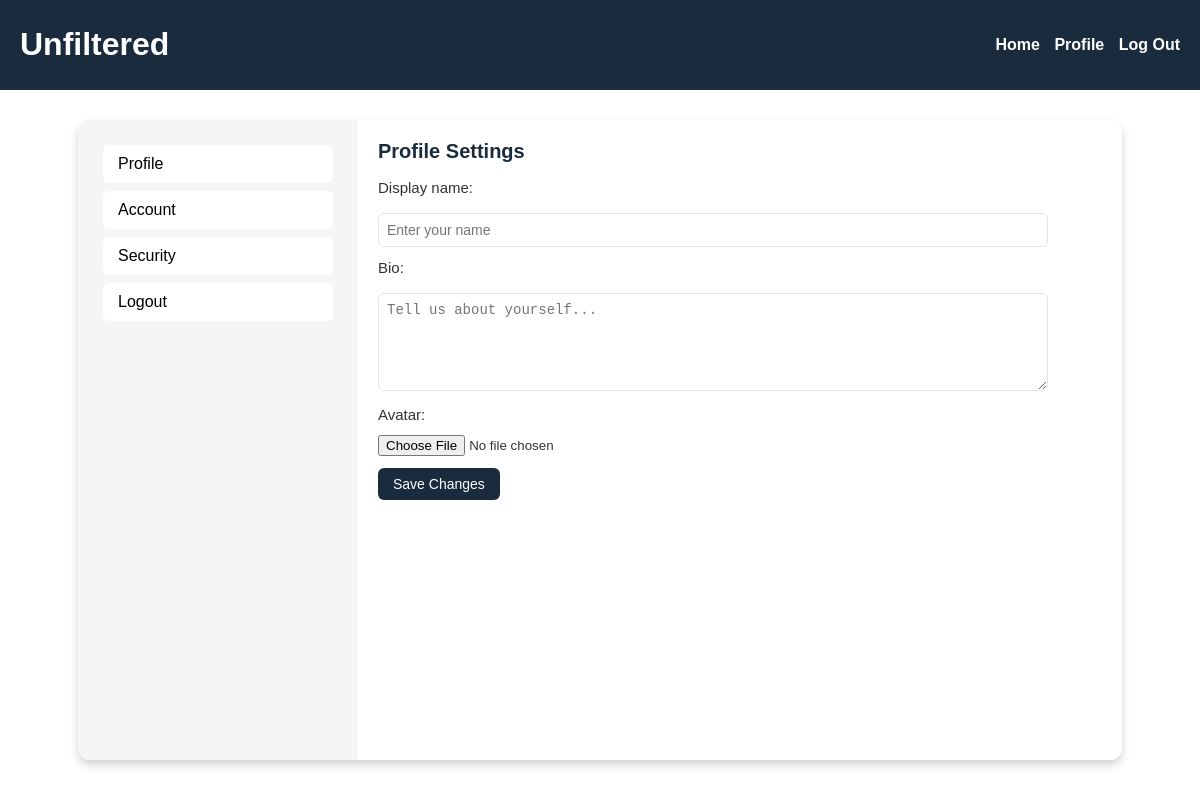
Before: /accounts/settings/ (signed in) with the older database file.
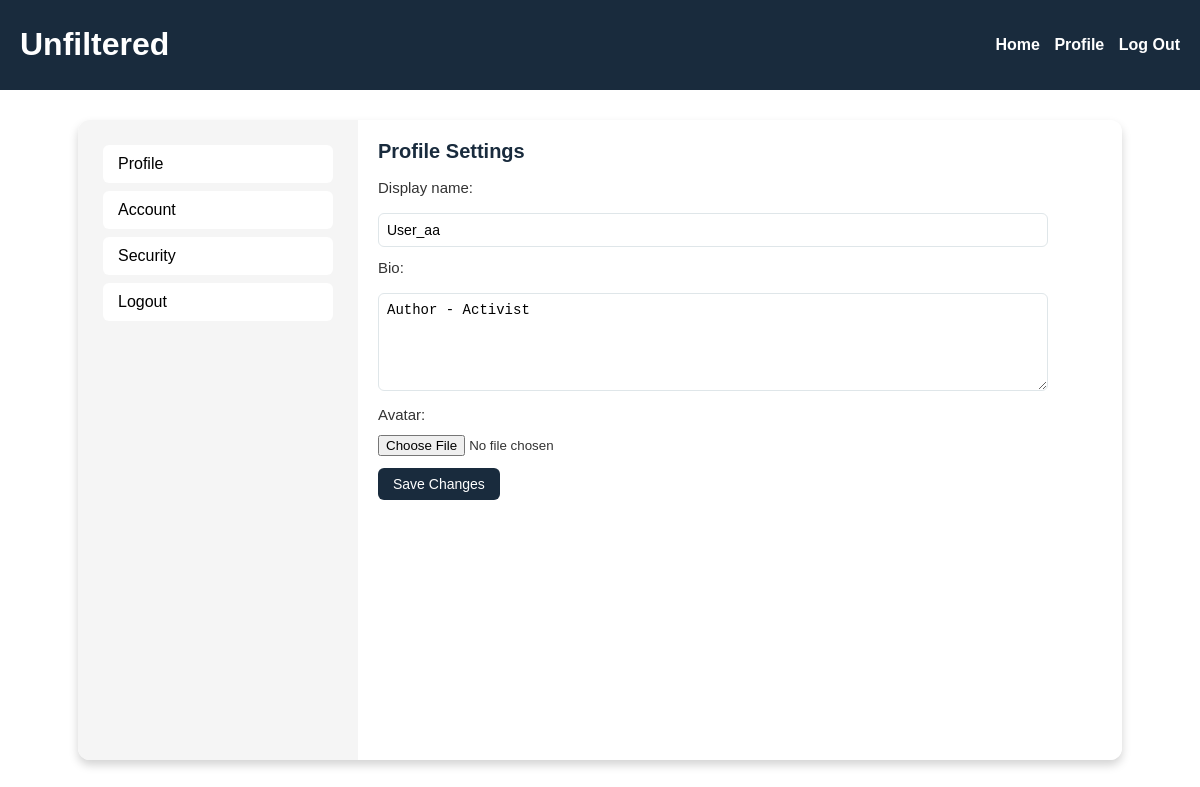
After: the same page with the newer database file.
### accounts/models.py (models this page shows, shortened)
class Profile(models.Model):
    user = models.OneToOneField(settings.AUTH_USER_MODEL, on_delete=models.CASCADE, related_name="profile")
    display_name = models.CharField(max_length=100, blank=True)
    bio = models.TextField(blank=True)
    avatar = models.ImageField(upload_to="avatars/", blank=True, null=True)

### accounts/views.py (the view)
# urls.py: path("settings/", views.settings_view, name="settings"),
@login_required
def settings_view(request):
    user = request.user
    if request.method == "POST":
        which = request.POST.get("which")
        if which == "account":
            uform = UserUpdateForm(request.POST, instance=user)
            pform = ProfileForm(instance=user)
            pwform = SecurityForm(user)
            if uform.is_valid():
                uform.save()
                messages.success(request, "Account info updated successfully.")
                return redirect("accounts:settings")
            else:
                messages.error(request, "Something went wrong. Please check the form fields.")
        elif which == "profile":
            pform = ProfileForm(request.POST, request.FILES, instance=user.profile)
            uform = UserUpdateForm(instance=user)
            pwform = SecurityForm(user)
            if pform.is_valid():
                pform.save()
                messages.success(request, "Profile details updated successfully.")
                return redirect("accounts:settings")
            else:
                messages.error(request, "Could not update your profile details.")
        elif which == "password":
            pwform = SecurityForm(user, request.POST)
            pform = ProfileForm(instance=user.profile)
            uform = UserUpdateForm(instance=user)
            if pwform.is_valid():
                pwform.save()
                update_session_auth_hash(request, pwform.user)
                messages.success(request, "Password changed successfully.")
                return redirect("accounts:settings")
            else:
                messages.error(request, "Password change failed. Try again.")
    else:
        pform = ProfileForm(instance=user.profile)
        uform = UserUpdateForm(instance=user)
        pwform = SecurityForm(user)
    return render(request, "accounts/settings.html", {
        "pform": pform,
        "uform": uform,
        "pwform": pwform
    })

### accounts/forms.py
class ProfileForm(forms.ModelForm):
    class Meta:
        model = Profile
        fields = ["display_name", "bio", "avatar"]
        widgets = {
            "display_name": forms.TextInput(attrs={"placeholder": "Enter your name"}),
            "bio": forms.Textarea(attrs={"rows": 4, "placeholder": "Tell us about yourself..."}),
            "avatar": forms.FileInput(attrs={"accept": "image/*"}),
        }

class UserUpdateForm(forms.ModelForm):
    class Meta:
        model = User
        fields = ["username"]
        widgets = {
            "username": forms.TextInput(attrs={"placeholder": "Username"}),
        }

### accounts/templates/accounts/settings.html (shortened to what this page needs)
{% load static %}
<!DOCTYPE html>
<html lang="en">
  <head>
    <link rel="stylesheet" href="{% static 'css/settings.css' %}" />
  </head>
  <body>
    <header class="header-container">
      <h1 class="app-name">Unfiltered</h1>
      <nav>
        <a class="link" href="{% url 'posts:home' %}">Home</a>
        <a href="{% url 'accounts:profile' %}">Profile</a>
        <a class="link" href="{% url 'accounts:logout' %}">Log Out</a>
      </nav>
    </header>
    <main class="settings-layout">
      <div class="settings-sidepanel">
        <div class="settings-box">
          <button onclick="showTab(this, 'profile')">Profile</button>
          <button onclick="showTab(this, 'account')">Account</button>
          <button onclick="showTab(this, 'security')">Security</button>
          <button onclick="showTab(this, 'logout')">Logout</button>
        </div>
      </div>
      <div class="settings-content">
        <section id="profile" class="settings-section active">
          <h2>Profile Settings</h2>
          <form method="post" enctype="multipart/form-data">
            <p><label>Display name:</label> {{ pform.display_name }}</p>
            <p><label>Bio:</label> {{ pform.bio }}</p>
            <p><label>Avatar:</label> {{ pform.avatar }}</p>
            <button type="submit">Save Changes</button>
          </form>
        </section>
      </div>
    </main>
  </body>
</html>

Changed rows visible on the page:
changed Profile: display_name (not shown) → "User_aa"; bio (not shown) → "Author - Activist"
